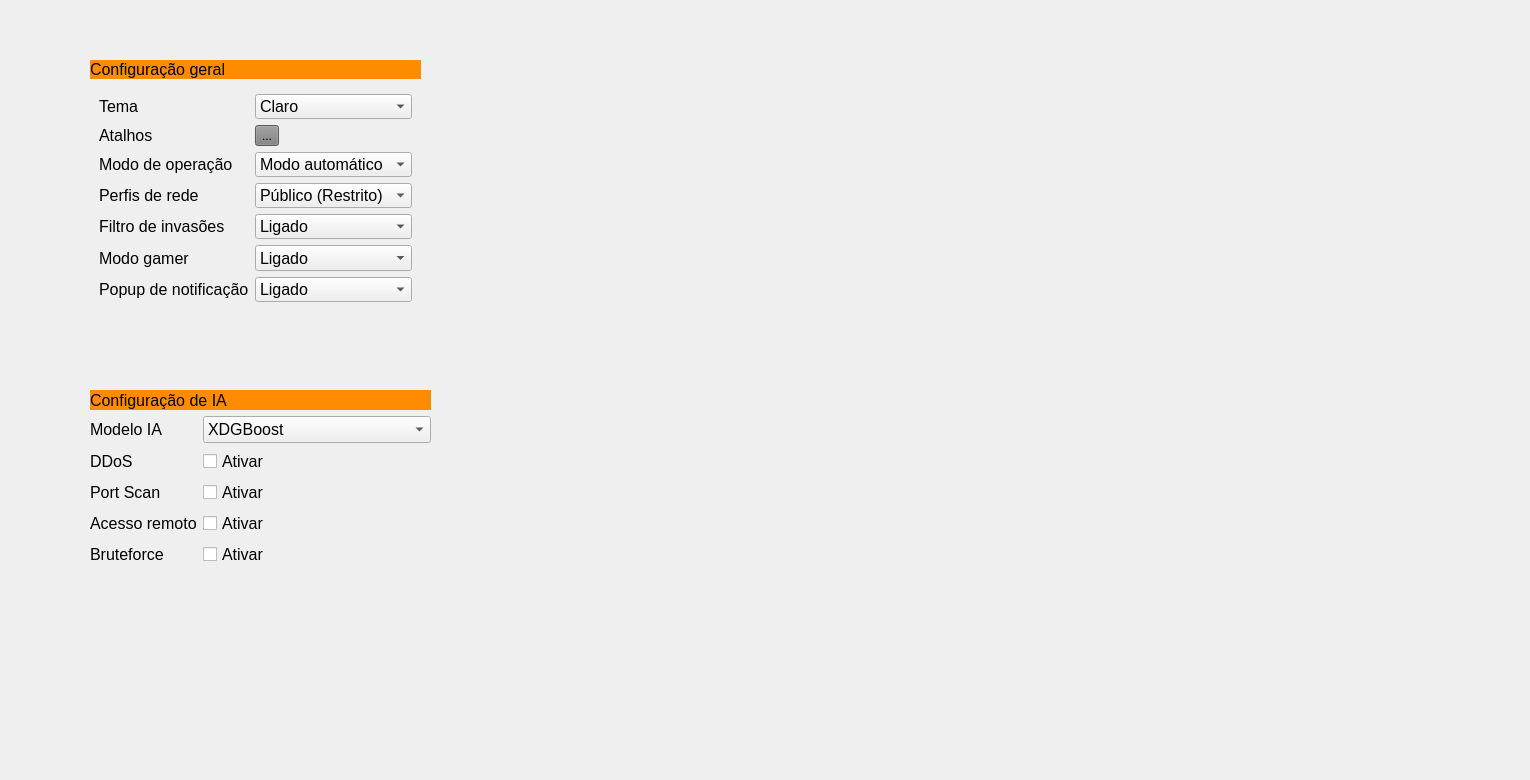
    <widget class="QWidget" name="tab_5">
     <attribute name="title">
      <string>Configurações</string>
     </attribute>
     <widget class="QWidget" name="verticalWidget_ConfGeral" native="true">
      <property name="geometry">
       <rect>
        <x>90</x>
        <y>60</y>
        <width>331</width>
        <height>251</height>
       </rect>
      </property>
      <layout class="QVBoxLayout" name="verticalLayout_2">
       <item>
        <widget class="QLabel" name="label_ConfGeral">
         <property name="font">
          <font>
           <pointsize>-1</pointsize>
          </font>
         </property>
         <property name="styleSheet">
          <string notr="true">background-color: #FF8C00;
font-size: 16px;
color: black;</string>
         </property>
         <property name="text">
          <string>Configuração geral</string>
         </property>
        </widget>
       </item>
       <item>
        <widget class="QWidget" name="widget_Opcoesgeral" native="true">
         <layout class="QFormLayout" name="formLayout_2">
          <item row="0" column="0">
           <widget class="QLabel" name="label_Tema">
            <property name="font">
             <font>
              <pointsize>12</pointsize>
             </font>
            </property>
            <property name="styleSheet">
             <string notr="true">color: black
</string>
            </property>
            <property name="frameShape">
             <enum>QFrame::Shape::NoFrame</enum>
            </property>
            <property name="frameShadow">
             <enum>QFrame::Shadow::Plain</enum>
            </property>
            <property name="lineWidth">
             <number>1</number>
            </property>
            <property name="text">
             <string>Tema</string>
            </property>
            <property name="textFormat">
             <enum>Qt::TextFormat::AutoText</enum>
            </property>
           </widget>
          </item>
          <item row="0" column="1">
           <widget class="QComboBox" name="comboBox_Tema">
            <property name="enabled">
             <bool>true</bool>
            </property>
            <property name="font">
             <font>
              <pointsize>12</pointsize>
             </font>
            </property>
            <property name="styleSheet">
             <string notr="true">color: black;</string>
            </property>
            <property name="sizeAdjustPolicy">
             <enum>QComboBox::SizeAdjustPolicy::AdjustToContentsOnFirstShow</enum>
            </property>
            <property name="frame">
             <bool>true</bool>
            </property>
            <item>
             <property name="text">
              <string>Claro</string>
             </property>
            </item>
            <item>
             <property name="text">
              <string>Escuro</string>
             </property>
            </item>
           </widget>
          </item>
          <item row="1" column="0">
           <widget class="QLabel" name="label_Atalhos">
            <property name="font">
             <font>
              <pointsize>12</pointsize>
             </font>
            </property>
            <property name="styleSheet">
             <string notr="true">color: black;</string>
            </property>
            <property name="text">
             <string>Atalhos</string>
            </property>
           </widget>
          </item>
          <item row="1" column="1">
           <widget class="QToolButton" name="toolButton_Atalhos">
            <property name="styleSheet">
             <string notr="true">background-color: grey;</string>
            </property>
            <property name="text">
             <string>...</string>
            </property>
           </widget>
          </item>
          <item row="2" column="0">
           <widget class="QLabel" name="label_MododeOperacao">
            <property name="font">
             <font>
              <pointsize>12</pointsize>
             </font>
            </property>
            <property name="styleSheet">
             <string notr="true">color: black;</string>
            </property>
            <property name="text">
             <string>Modo de operação</string>
            </property>
           </widget>
          </item>
          <item row="2" column="1">
           <widget class="QComboBox" name="comboBox_operacao">
            <property name="font">
             <font>
              <pointsize>12</pointsize>
             </font>
            </property>
            <property name="styleSheet">
             <string notr="true">color: black;</string>
            </property>
            <item>
             <property name="text">
              <string>Modo automático</string>
             </property>
            </item>
            <item>
             <property name="text">
              <string>Modo Interativo</string>
             </property>
            </item>
            <item>
             <property name="text">
              <string>Modo personalizado</string>
             </property>
            </item>
           </widget>
          </item>
          <item row="3" column="0">
           <widget class="QLabel" name="label_PerfisRede">
            <property name="font">
             <font>
              <pointsize>12</pointsize>
             </font>
            </property>
            <property name="styleSheet">
             <string notr="true">color: black;</string>
            </property>
            <property name="text">
             <string>Perfis de rede</string>
            </property>
           </widget>
          </item>
          <item row="3" column="1">
           <widget class="QComboBox" name="comboBox_PerfisRede">
            <property name="font">
             <font>
              <pointsize>12</pointsize>
             </font>
            </property>
            <property name="styleSheet">
             <string notr="true">color: black;</string>
            </property>
            <item>
             <property name="text">
              <string>Público (Restrito)</string>
             </property>
            </item>
            <item>
             <property name="text">
              <string>Privado (Casa/trabalho)</string>
             </property>
            </item>
            <item>
             <property name="text">
              <string>Dominio(Corporativo)</string>
             </property>
            </item>
           </widget>
          </item>
          <item row="4" column="0">
           <widget class="QLabel" name="label_FiltrodeInvasoes">
            <property name="font">
             <font>
              <pointsize>12</pointsize>
             </font>
            </property>
            <property name="styleSheet">
             <string notr="true">color: black;</string>
            </property>
            <property name="text">
             <string>Filtro de invasões</string>
            </property>
           </widget>
          </item>
          <item row="4" column="1">
           <widget class="QComboBox" name="comboBox_filtro">
            <property name="font">
             <font>
              <pointsize>12</pointsize>
             </font>
            </property>
            <property name="styleSheet">
             <string notr="true">color: black;</string>
            </property>
            <item>
             <property name="text">
              <string>Ligado</string>
             </property>
            </item>
            <item>
             <property name="text">
              <string>Desligado</string>
             </property>
            </item>
           </widget>
          </item>
          <item row="5" column="0">
           <widget class="QLabel" name="label_ModoGamer">
            <property name="font">
             <font>
              <pointsize>12</pointsize>
             </font>
            </property>
            <property name="styleSheet">
             <string notr="true">color: black;</string>
            </property>
            <property name="text">
             <string>Modo gamer</string>
            </property>
           </widget>
          </item>
          <item row="5" column="1">
           <widget class="QComboBox" name="comboBox_ModoGamer">
            <property name="font">
             <font>
              <pointsize>12</pointsize>
             </font>
            </property>
            <property name="styleSheet">
             <string notr="true">color: black;</string>
            </property>
            <item>
             <property name="text">
              <string>Ligado</string>
             </property>
            </item>
            <item>
             <property name="text">
              <string>Desligado</string>
             </property>
            </item>
           </widget>
          </item>
          <item row="6" column="0">
           <widget class="QLabel" name="label_PopupdeNotif">
            <property name="font">
             <font>
              <pointsize>12</pointsize>
             </font>
            </property>
            <property name="styleSheet">
             <string notr="true">color: black;</string>
            </property>
            <property name="text">
             <string>Popup de notificação</string>
            </property>
           </widget>
          </item>
          <item row="6" column="1">
           <widget class="QComboBox" name="comboBox_PopupdeNotif">
            <property name="font">
             <font>
              <pointsize>12</pointsize>
             </font>
            </property>
            <property name="styleSheet">
             <string notr="true">color: black;</string>
            </property>
            <item>
             <property name="text">
              <string>Ligado</string>
             </property>
            </item>
            <item>
             <property name="text">
              <string>Desligado</string>
             </property>
            </item>
           </widget>
          </item>
         </layout>
        </widget>
       </item>
      </layout>
     </widget>
     <widget class="QLabel" name="label_Background_3">
      <property name="geometry">
       <rect>
        <x>580</x>
        <y>140</y>
        <width>941</width>
        <height>631</height>
       </rect>
      </property>
      <property name="text">
       <string/>
      </property>
      <property name="pixmap">
       <pixmap>../images/ChatGPT_Image_12_de_abr._de_2025__18_25_05-removebg-preview-lallala.png</pixmap>
      </property>
      <property name="scaledContents">
       <bool>true</bool>
      </property>
      <property name="alignment">
       <set>Qt::AlignmentFlag::AlignRight|Qt::AlignmentFlag::AlignTrailing|Qt::AlignmentFlag::AlignVCenter</set>
      </property>
     </widget>
     <widget class="QWidget" name="widget_configuracaodeIA_2" native="true">
      <property name="geometry">
       <rect>
        <x>90</x>
        <y>390</y>
        <width>341</width>
        <height>201</height>
       </rect>
      </property>
      <layout class="QFormLayout" name="formLayout_5">
       <item row="0" column="0" colspan="2">
        <widget class="QLabel" name="label_ConfiguracaodeIA_2">
         <property name="sizePolicy">
          <sizepolicy hsizetype="Minimum" vsizetype="Minimum">
           <horstretch>0</horstretch>
           <verstretch>0</verstretch>
          </sizepolicy>
         </property>
         <property name="minimumSize">
          <size>
           <width>20</width>
           <height>20</height>
          </size>
         </property>
         <property name="font">
          <font>
           <pointsize>-1</pointsize>
          </font>
         </property>
         <property name="styleSheet">
          <string notr="true">background-color: #FF8C00;
font-size: 16px;</string>
         </property>
         <property name="text">
          <string>Configuração de IA</string>
         </property>
        </widget>
       </item>
       <item row="4" column="0">
        <widget class="QLabel" name="label_DDOS_2">
         <property name="font">
          <font>
           <pointsize>12</pointsize>
          </font>
         </property>
         <property name="text">
          <string>DDoS</string>
         </property>
        </widget>
       </item>
       <item row="4" column="1">
        <widget class="QCheckBox" name="checkBox_DDOS">
         <property name="font">
          <font>
           <pointsize>12</pointsize>
          </font>
         </property>
         <property name="text">
          <string>Ativar</string>
         </property>
        </widget>
       </item>
       <item row="5" column="0">
        <widget class="QLabel" name="label_PortScan">
         <property name="font">
          <font>
           <pointsize>12</pointsize>
          </font>
         </property>
         <property name="text">
          <string>Port Scan</string>
         </property>
        </widget>
       </item>
       <item row="5" column="1">
        <widget class="QCheckBox" name="checkBox_PortScan">
         <property name="font">
          <font>
           <pointsize>12</pointsize>
          </font>
         </property>
         <property name="text">
          <string>Ativar</string>
         </property>
        </widget>
       </item>
       <item row="6" column="0">
        <widget class="QLabel" name="label_AcessoRemoto_2">
         <property name="font">
          <font>
           <pointsize>12</pointsize>
          </font>
         </property>
         <property name="text">
          <string>Acesso remoto</string>
         </property>
        </widget>
       </item>
       <item row="6" column="1">
        <widget class="QCheckBox" name="checkBox_AcessoRemoto">
         <property name="font">
          <font>
           <pointsize>12</pointsize>
          </font>
         </property>
         <property name="text">
          <string>Ativar</string>
         </property>
        </widget>
       </item>
       <item row="7" column="0">
        <widget class="QLabel" name="label_Bruteforce_2">
         <property name="font">
          <font>
           <pointsize>12</pointsize>
          </font>
         </property>
         <property name="text">
          <string>Bruteforce</string>
         </property>
        </widget>
       </item>
       <item row="7" column="1">
        <widget class="QCheckBox" name="checkBox_BruteForce">
         <property name="font">
          <font>
           <pointsize>12</pointsize>
          </font>
         </property>
         <property name="text">
          <string>Ativar</string>
         </property>
        </widget>
       </item>
       <item row="3" column="0">
        <widget class="QLabel" name="label_ModeloIA_2">
         <property name="font">
          <font>
           <pointsize>12</pointsize>
          </font>
         </property>
         <property name="text">
          <string>Modelo IA</string>
         </property>
        </widget>
       </item>
       <item row="3" column="1">
        <widget class="QComboBox" name="comboBox_ModeloIA">
         <property name="font">
          <font>
           <pointsize>12</pointsize>
          </font>
         </property>
         <item>
          <property name="text">
           <string>XDGBoost</string>
          </property>
         </item>
         <item>
          <property name="text">
           <string>LSTM</string>
          </property>
         </item>
        </widget>
       </item>
      </layout>
     </widget>
    </widget>
